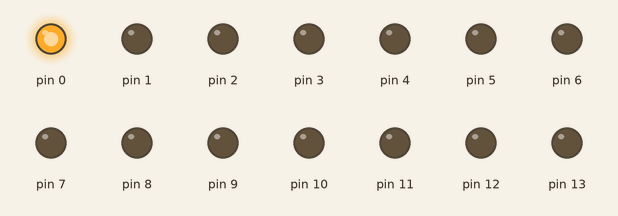
Recording of a sketch running on a simulated Arduino Uno, built with avr-gcc and run on an emulated ATmega328P. On the bench: output pins drawn as LEDs (lit = HIGH).

Above: at 0.3 s.
At 8.0 s:
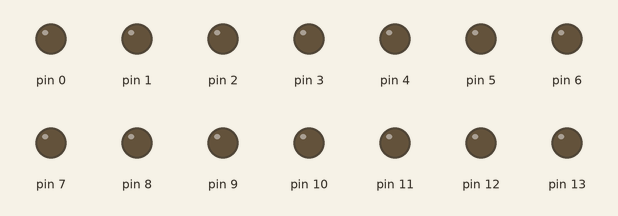
At 12.7 s:
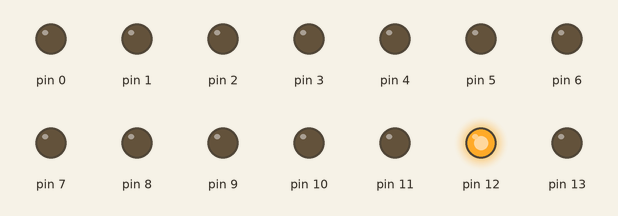
At 18.8 s:
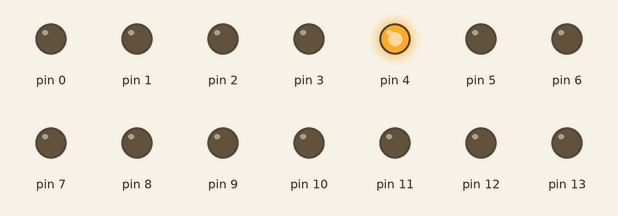
At 28.1 s:
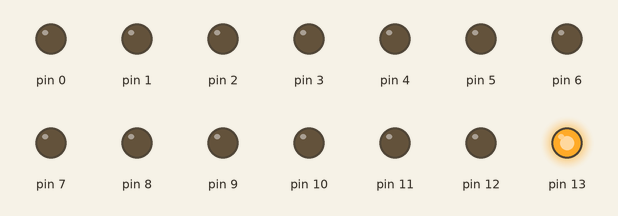
At 37.3 s:
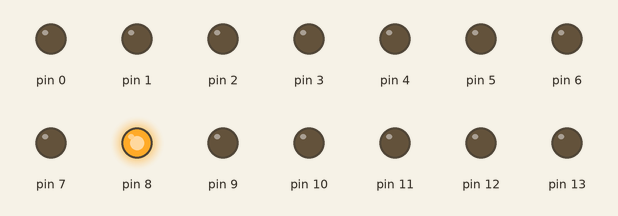
Timing chart, 0 to 38.5 s (numbered marks = the images above):
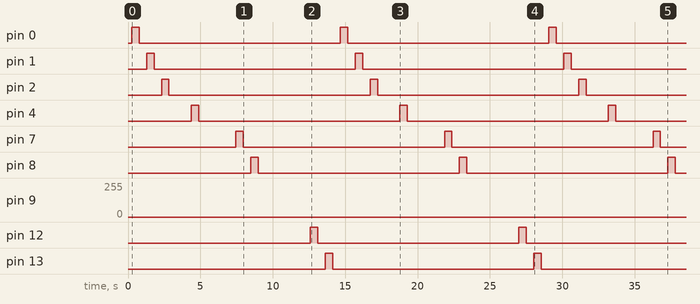

Measured:
- by itself, pin 0–2, pin 4, pin 7, pin 8, pin 12, pin 13: alternates HIGH for 0.51 s and LOW for 13.9 s

The sketch:

TestAllLeds.ino
```cpp
void setup()
{
  for(int pin = 0; pin <= 13; pin++)
    pinMode(pin, OUTPUT);

  const int length = 255+255;
  int values[length];
  for(int value = 0; value <= 255; value += 1)
    values[value]=value;
  for(int value = 255; value >= 0; value -= 1)
    values[length-value]=value;

  for(int repeat = 0; repeat < 10; repeat++)
  {
    for(int pin = 0; pin <= 13; pin++)
    {
      for(int i = 0; i <= length; i++)
      {
        analogWrite(pin, values[i]);
        delay(2);
      }
    }
  }
}

void loop()
{
}
```
